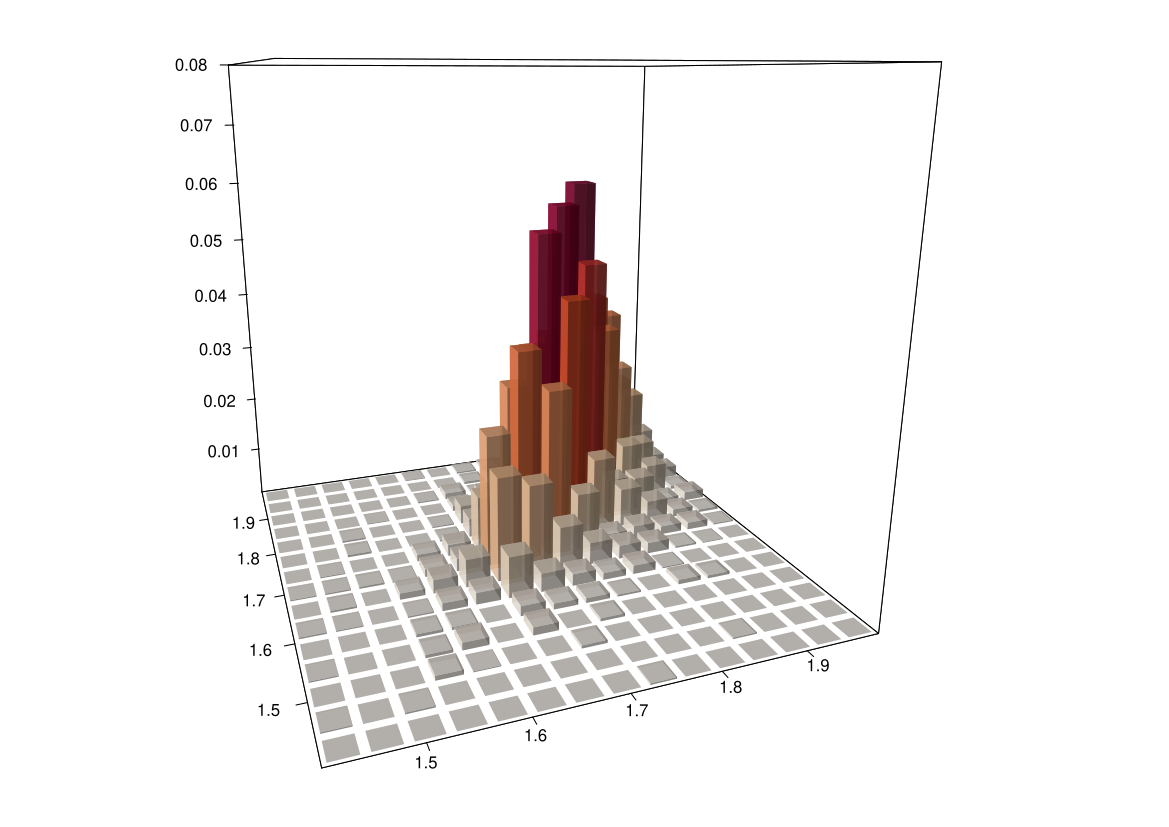

R code for this plot:
# &&&&&&&&&&&&&&&&&&&&&&&&&&&&&&&&&&&&&&&&&&&&&&&&&&&&&&&&&
# Figure A2
# 3D Histogram of prices frequencies
# &&&&&&&&&&&&&&&&&&&&&&&&&&&&&&&&&&&&&&&&&&&&&&&&&&&&&&&&&

# Clear memory

rm(list = ls())
gc()

# Set working directory and load packages

if (!require(rstudioapi)) {
    install.packages("rstudioapi")
    library(rstudioapi)
}

current.path = getActiveDocumentContext()$path 
setwd(dirname(current.path))

if (!require(plot3D)) {
    install.packages("plot3D")
    library(plot3D)
}
if (!require(colorspace)) {
    install.packages("colorspace")
    library(colorspace)
}

# Load data

p = read.csv("A_convResults.txt", 
             header = TRUE, sep = "")

# Plot

numPrices = 15
iii = which(names(p) == "X01.01")-1
freq = as.numeric(unlist(p[1, (iii+1):(iii+numPrices^2)]))
q = t(matrix(data = freq, nrow = numPrices, ncol = numPrices))

iii = which(names(p) == "Ag1Price01")-1
p1 = as.numeric(unlist(p[1, (iii+1):(iii+numPrices)]))
p2 = p1

par(mar = c(1, 1, 1, 1))

x.axis = seq(from = 1.5, to = 1.9, by = 0.1)
min.x = min(p1)
max.x = max(p1)
y.axis = seq(from = 1.5, to = 1.9, by = 0.1)
min.y = min(p2)
max.y = max(p2)
z.axis = seq(from = 0.01, to = 0.08, by = 0.01)
min.z = min(0)
max.z = max(z.axis)

pmat = hist3D(p1, p2, q, zlim = c(0, 0.08), theta = -20, phi = 15, 
       axes = FALSE, label = TRUE, nticks = 5, ticktype = "detailed", space = 0.25,
       lighting = TRUE, light = "diffuse", shade = 0.5, 
       xlab = "", ylab = "", zlab = "", 
       col = sequential_hcl(n = 101, "OrRd", rev = TRUE), colvar = q, alpha = 0.75, colkey = FALSE)

tick.start = trans3d(x.axis, min.y-0.01937, min.z, pmat)
tick.end = trans3d(x.axis, min.y-0.03, min.z, pmat)
segments(tick.start$x, tick.start$y, tick.end$x, tick.end$y)

tick.start = trans3d(min.x-0.01937, y.axis, min.z, pmat)
tick.end = trans3d(min.x-0.03, y.axis, min.z, pmat)
segments(tick.start$x, tick.start$y, tick.end$x, tick.end$y)

tick.start = trans3d(min.x-0.01937, max.y, z.axis, pmat)
tick.end = trans3d(min.x-0.03, max.y, z.axis, pmat)
segments(tick.start$x, tick.start$y, tick.end$x, tick.end$y)

labels = as.character(x.axis)
label.pos = trans3d(x.axis-0.016,min.y-0.04, min.z, pmat)
text(label.pos$x, label.pos$y, labels = labels, adj = c(0, NA), srt = 0, cex = 1)

labels = as.character(y.axis)
label.pos = trans3d(min.x-0.065, y.axis+0.005, min.z, pmat)
text(label.pos$x, label.pos$y, labels = labels, adj = c(0, NA), cex = 1)

labels = as.character(z.axis)
label.pos = trans3d(min.x-0.045, max.y, z.axis, pmat)
text(label.pos$x, label.pos$y, labels = labels, adj = c(1, NA), cex = 1)

# For optimal rendering, this plot must be saved to pdf
# using Export -> Save as PDF ...
